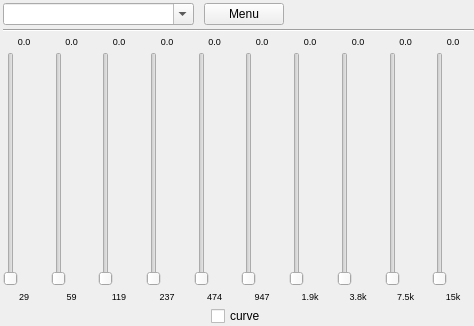
<?xml version="1.0" encoding="UTF-8"?>
<ui version="4.0">
 <class>GUI_Equalizer</class>
 <widget class="PlayerPluginInterface" name="GUI_Equalizer">
  <property name="geometry">
   <rect>
    <x>0</x>
    <y>0</y>
    <width>474</width>
    <height>326</height>
   </rect>
  </property>
  <layout class="QGridLayout" name="gridLayout">
   <property name="leftMargin">
    <number>3</number>
   </property>
   <property name="topMargin">
    <number>3</number>
   </property>
   <property name="rightMargin">
    <number>0</number>
   </property>
   <property name="bottomMargin">
    <number>0</number>
   </property>
   <property name="verticalSpacing">
    <number>4</number>
   </property>
   <item row="2" column="9">
    <layout class="QVBoxLayout" name="verticalLayout_10">
     <property name="spacing">
      <number>5</number>
     </property>
     <item>
      <widget class="QLabel" name="label_10">
       <property name="sizePolicy">
        <sizepolicy hsizetype="MinimumExpanding" vsizetype="Preferred">
         <horstretch>0</horstretch>
         <verstretch>0</verstretch>
        </sizepolicy>
       </property>
       <property name="font">
        <font>
         <pointsize>7</pointsize>
        </font>
       </property>
       <property name="focusPolicy">
        <enum>Qt::StrongFocus</enum>
       </property>
       <property name="layoutDirection">
        <enum>Qt::LeftToRight</enum>
       </property>
       <property name="text">
        <string notr="true">0.0</string>
       </property>
       <property name="alignment">
        <set>Qt::AlignCenter</set>
       </property>
      </widget>
     </item>
     <item>
      <widget class="EqSlider" name="sli_9">
       <property name="layoutDirection">
        <enum>Qt::LeftToRight</enum>
       </property>
       <property name="orientation">
        <enum>Qt::Vertical</enum>
       </property>
      </widget>
     </item>
     <item>
      <widget class="QLabel" name="label_20">
       <property name="sizePolicy">
        <sizepolicy hsizetype="MinimumExpanding" vsizetype="Preferred">
         <horstretch>0</horstretch>
         <verstretch>0</verstretch>
        </sizepolicy>
       </property>
       <property name="font">
        <font>
         <pointsize>7</pointsize>
        </font>
       </property>
       <property name="focusPolicy">
        <enum>Qt::StrongFocus</enum>
       </property>
       <property name="text">
        <string notr="true">15k</string>
       </property>
       <property name="alignment">
        <set>Qt::AlignCenter</set>
       </property>
      </widget>
     </item>
    </layout>
   </item>
   <item row="2" column="3">
    <layout class="QVBoxLayout" name="verticalLayout_4">
     <property name="spacing">
      <number>5</number>
     </property>
     <item>
      <widget class="QLabel" name="label_4">
       <property name="sizePolicy">
        <sizepolicy hsizetype="MinimumExpanding" vsizetype="Preferred">
         <horstretch>0</horstretch>
         <verstretch>0</verstretch>
        </sizepolicy>
       </property>
       <property name="font">
        <font>
         <pointsize>7</pointsize>
        </font>
       </property>
       <property name="focusPolicy">
        <enum>Qt::StrongFocus</enum>
       </property>
       <property name="layoutDirection">
        <enum>Qt::LeftToRight</enum>
       </property>
       <property name="text">
        <string notr="true">0.0</string>
       </property>
       <property name="alignment">
        <set>Qt::AlignCenter</set>
       </property>
      </widget>
     </item>
     <item>
      <widget class="EqSlider" name="sli_3">
       <property name="orientation">
        <enum>Qt::Vertical</enum>
       </property>
      </widget>
     </item>
     <item>
      <widget class="QLabel" name="label_14">
       <property name="sizePolicy">
        <sizepolicy hsizetype="MinimumExpanding" vsizetype="Preferred">
         <horstretch>0</horstretch>
         <verstretch>0</verstretch>
        </sizepolicy>
       </property>
       <property name="font">
        <font>
         <pointsize>7</pointsize>
        </font>
       </property>
       <property name="focusPolicy">
        <enum>Qt::StrongFocus</enum>
       </property>
       <property name="text">
        <string notr="true">237</string>
       </property>
       <property name="alignment">
        <set>Qt::AlignCenter</set>
       </property>
      </widget>
     </item>
    </layout>
   </item>
   <item row="2" column="0">
    <layout class="QVBoxLayout" name="verticalLayout">
     <property name="spacing">
      <number>5</number>
     </property>
     <item>
      <widget class="QLabel" name="label">
       <property name="sizePolicy">
        <sizepolicy hsizetype="MinimumExpanding" vsizetype="Preferred">
         <horstretch>0</horstretch>
         <verstretch>0</verstretch>
        </sizepolicy>
       </property>
       <property name="font">
        <font>
         <pointsize>7</pointsize>
        </font>
       </property>
       <property name="focusPolicy">
        <enum>Qt::StrongFocus</enum>
       </property>
       <property name="layoutDirection">
        <enum>Qt::LeftToRight</enum>
       </property>
       <property name="text">
        <string notr="true">0.0</string>
       </property>
       <property name="alignment">
        <set>Qt::AlignCenter</set>
       </property>
      </widget>
     </item>
     <item>
      <widget class="EqSlider" name="sli_0">
       <property name="orientation">
        <enum>Qt::Vertical</enum>
       </property>
      </widget>
     </item>
     <item>
      <widget class="QLabel" name="label_11">
       <property name="sizePolicy">
        <sizepolicy hsizetype="MinimumExpanding" vsizetype="Preferred">
         <horstretch>0</horstretch>
         <verstretch>0</verstretch>
        </sizepolicy>
       </property>
       <property name="font">
        <font>
         <pointsize>7</pointsize>
        </font>
       </property>
       <property name="focusPolicy">
        <enum>Qt::StrongFocus</enum>
       </property>
       <property name="text">
        <string notr="true">29</string>
       </property>
       <property name="alignment">
        <set>Qt::AlignCenter</set>
       </property>
      </widget>
     </item>
    </layout>
   </item>
   <item row="2" column="2">
    <layout class="QVBoxLayout" name="verticalLayout_3">
     <property name="spacing">
      <number>5</number>
     </property>
     <item>
      <widget class="QLabel" name="label_3">
       <property name="sizePolicy">
        <sizepolicy hsizetype="MinimumExpanding" vsizetype="Preferred">
         <horstretch>0</horstretch>
         <verstretch>0</verstretch>
        </sizepolicy>
       </property>
       <property name="font">
        <font>
         <pointsize>7</pointsize>
        </font>
       </property>
       <property name="focusPolicy">
        <enum>Qt::StrongFocus</enum>
       </property>
       <property name="layoutDirection">
        <enum>Qt::LeftToRight</enum>
       </property>
       <property name="text">
        <string notr="true">0.0</string>
       </property>
       <property name="alignment">
        <set>Qt::AlignCenter</set>
       </property>
      </widget>
     </item>
     <item>
      <widget class="EqSlider" name="sli_2">
       <property name="orientation">
        <enum>Qt::Vertical</enum>
       </property>
      </widget>
     </item>
     <item>
      <widget class="QLabel" name="label_13">
       <property name="sizePolicy">
        <sizepolicy hsizetype="MinimumExpanding" vsizetype="Preferred">
         <horstretch>0</horstretch>
         <verstretch>0</verstretch>
        </sizepolicy>
       </property>
       <property name="font">
        <font>
         <pointsize>7</pointsize>
        </font>
       </property>
       <property name="focusPolicy">
        <enum>Qt::StrongFocus</enum>
       </property>
       <property name="text">
        <string notr="true">119</string>
       </property>
       <property name="alignment">
        <set>Qt::AlignCenter</set>
       </property>
      </widget>
     </item>
    </layout>
   </item>
   <item row="2" column="7">
    <layout class="QVBoxLayout" name="verticalLayout_8">
     <property name="spacing">
      <number>5</number>
     </property>
     <item>
      <widget class="QLabel" name="label_8">
       <property name="sizePolicy">
        <sizepolicy hsizetype="MinimumExpanding" vsizetype="Preferred">
         <horstretch>0</horstretch>
         <verstretch>0</verstretch>
        </sizepolicy>
       </property>
       <property name="font">
        <font>
         <pointsize>7</pointsize>
        </font>
       </property>
       <property name="focusPolicy">
        <enum>Qt::StrongFocus</enum>
       </property>
       <property name="layoutDirection">
        <enum>Qt::LeftToRight</enum>
       </property>
       <property name="text">
        <string notr="true">0.0</string>
       </property>
       <property name="alignment">
        <set>Qt::AlignCenter</set>
       </property>
      </widget>
     </item>
     <item>
      <widget class="EqSlider" name="sli_7">
       <property name="orientation">
        <enum>Qt::Vertical</enum>
       </property>
      </widget>
     </item>
     <item>
      <widget class="QLabel" name="label_18">
       <property name="sizePolicy">
        <sizepolicy hsizetype="MinimumExpanding" vsizetype="Preferred">
         <horstretch>0</horstretch>
         <verstretch>0</verstretch>
        </sizepolicy>
       </property>
       <property name="font">
        <font>
         <pointsize>7</pointsize>
        </font>
       </property>
       <property name="focusPolicy">
        <enum>Qt::StrongFocus</enum>
       </property>
       <property name="text">
        <string notr="true">3.8k</string>
       </property>
       <property name="alignment">
        <set>Qt::AlignCenter</set>
       </property>
      </widget>
     </item>
    </layout>
   </item>
   <item row="3" column="0" colspan="10">
    <layout class="QHBoxLayout" name="horizontalLayout_2">
     <property name="spacing">
      <number>5</number>
     </property>
     <item>
      <spacer name="horizontalSpacer_2">
       <property name="orientation">
        <enum>Qt::Horizontal</enum>
       </property>
       <property name="sizeHint" stdset="0">
        <size>
         <width>40</width>
         <height>20</height>
        </size>
       </property>
      </spacer>
     </item>
     <item>
      <widget class="QCheckBox" name="cb_gauss">
       <property name="text">
        <string>curve</string>
       </property>
      </widget>
     </item>
     <item>
      <spacer name="horizontalSpacer_3">
       <property name="orientation">
        <enum>Qt::Horizontal</enum>
       </property>
       <property name="sizeHint" stdset="0">
        <size>
         <width>40</width>
         <height>20</height>
        </size>
       </property>
      </spacer>
     </item>
    </layout>
   </item>
   <item row="1" column="0" colspan="10">
    <widget class="Line" name="line_2">
     <property name="orientation">
      <enum>Qt::Horizontal</enum>
     </property>
    </widget>
   </item>
   <item row="2" column="5">
    <layout class="QVBoxLayout" name="verticalLayout_6">
     <property name="spacing">
      <number>5</number>
     </property>
     <item>
      <widget class="QLabel" name="label_6">
       <property name="sizePolicy">
        <sizepolicy hsizetype="MinimumExpanding" vsizetype="Preferred">
         <horstretch>0</horstretch>
         <verstretch>0</verstretch>
        </sizepolicy>
       </property>
       <property name="font">
        <font>
         <pointsize>7</pointsize>
        </font>
       </property>
       <property name="focusPolicy">
        <enum>Qt::StrongFocus</enum>
       </property>
       <property name="layoutDirection">
        <enum>Qt::LeftToRight</enum>
       </property>
       <property name="text">
        <string notr="true">0.0</string>
       </property>
       <property name="alignment">
        <set>Qt::AlignCenter</set>
       </property>
      </widget>
     </item>
     <item>
      <widget class="EqSlider" name="sli_5">
       <property name="orientation">
        <enum>Qt::Vertical</enum>
       </property>
      </widget>
     </item>
     <item>
      <widget class="QLabel" name="label_16">
       <property name="sizePolicy">
        <sizepolicy hsizetype="MinimumExpanding" vsizetype="Preferred">
         <horstretch>0</horstretch>
         <verstretch>0</verstretch>
        </sizepolicy>
       </property>
       <property name="font">
        <font>
         <pointsize>7</pointsize>
        </font>
       </property>
       <property name="focusPolicy">
        <enum>Qt::StrongFocus</enum>
       </property>
       <property name="text">
        <string notr="true">947</string>
       </property>
       <property name="alignment">
        <set>Qt::AlignCenter</set>
       </property>
      </widget>
     </item>
    </layout>
   </item>
   <item row="2" column="6">
    <layout class="QVBoxLayout" name="verticalLayout_7">
     <property name="spacing">
      <number>5</number>
     </property>
     <item>
      <widget class="QLabel" name="label_7">
       <property name="sizePolicy">
        <sizepolicy hsizetype="MinimumExpanding" vsizetype="Preferred">
         <horstretch>0</horstretch>
         <verstretch>0</verstretch>
        </sizepolicy>
       </property>
       <property name="font">
        <font>
         <pointsize>7</pointsize>
        </font>
       </property>
       <property name="focusPolicy">
        <enum>Qt::StrongFocus</enum>
       </property>
       <property name="layoutDirection">
        <enum>Qt::LeftToRight</enum>
       </property>
       <property name="text">
        <string notr="true">0.0</string>
       </property>
       <property name="alignment">
        <set>Qt::AlignCenter</set>
       </property>
      </widget>
     </item>
     <item>
      <widget class="EqSlider" name="sli_6">
       <property name="orientation">
        <enum>Qt::Vertical</enum>
       </property>
      </widget>
     </item>
     <item>
      <widget class="QLabel" name="label_17">
       <property name="sizePolicy">
        <sizepolicy hsizetype="MinimumExpanding" vsizetype="Preferred">
         <horstretch>0</horstretch>
         <verstretch>0</verstretch>
        </sizepolicy>
       </property>
       <property name="font">
        <font>
         <pointsize>7</pointsize>
        </font>
       </property>
       <property name="focusPolicy">
        <enum>Qt::StrongFocus</enum>
       </property>
       <property name="text">
        <string notr="true">1.9k</string>
       </property>
       <property name="alignment">
        <set>Qt::AlignCenter</set>
       </property>
      </widget>
     </item>
    </layout>
   </item>
   <item row="2" column="1">
    <layout class="QVBoxLayout" name="verticalLayout_2">
     <property name="spacing">
      <number>5</number>
     </property>
     <item>
      <widget class="QLabel" name="label_2">
       <property name="sizePolicy">
        <sizepolicy hsizetype="MinimumExpanding" vsizetype="Preferred">
         <horstretch>0</horstretch>
         <verstretch>0</verstretch>
        </sizepolicy>
       </property>
       <property name="font">
        <font>
         <pointsize>7</pointsize>
        </font>
       </property>
       <property name="focusPolicy">
        <enum>Qt::StrongFocus</enum>
       </property>
       <property name="layoutDirection">
        <enum>Qt::LeftToRight</enum>
       </property>
       <property name="text">
        <string notr="true">0.0</string>
       </property>
       <property name="alignment">
        <set>Qt::AlignCenter</set>
       </property>
      </widget>
     </item>
     <item>
      <widget class="EqSlider" name="sli_1">
       <property name="pageStep">
        <number>1</number>
       </property>
       <property name="orientation">
        <enum>Qt::Vertical</enum>
       </property>
      </widget>
     </item>
     <item>
      <widget class="QLabel" name="label_12">
       <property name="sizePolicy">
        <sizepolicy hsizetype="MinimumExpanding" vsizetype="Preferred">
         <horstretch>0</horstretch>
         <verstretch>0</verstretch>
        </sizepolicy>
       </property>
       <property name="font">
        <font>
         <pointsize>7</pointsize>
        </font>
       </property>
       <property name="focusPolicy">
        <enum>Qt::StrongFocus</enum>
       </property>
       <property name="text">
        <string notr="true">59</string>
       </property>
       <property name="alignment">
        <set>Qt::AlignCenter</set>
       </property>
      </widget>
     </item>
    </layout>
   </item>
   <item row="2" column="4">
    <layout class="QVBoxLayout" name="verticalLayout_5">
     <property name="spacing">
      <number>5</number>
     </property>
     <item>
      <widget class="QLabel" name="label_5">
       <property name="sizePolicy">
        <sizepolicy hsizetype="MinimumExpanding" vsizetype="Preferred">
         <horstretch>0</horstretch>
         <verstretch>0</verstretch>
        </sizepolicy>
       </property>
       <property name="font">
        <font>
         <pointsize>7</pointsize>
        </font>
       </property>
       <property name="focusPolicy">
        <enum>Qt::StrongFocus</enum>
       </property>
       <property name="layoutDirection">
        <enum>Qt::LeftToRight</enum>
       </property>
       <property name="text">
        <string notr="true">0.0</string>
       </property>
       <property name="alignment">
        <set>Qt::AlignCenter</set>
       </property>
      </widget>
     </item>
     <item>
      <widget class="EqSlider" name="sli_4">
       <property name="orientation">
        <enum>Qt::Vertical</enum>
       </property>
      </widget>
     </item>
     <item>
      <widget class="QLabel" name="label_15">
       <property name="sizePolicy">
        <sizepolicy hsizetype="MinimumExpanding" vsizetype="Preferred">
         <horstretch>0</horstretch>
         <verstretch>0</verstretch>
        </sizepolicy>
       </property>
       <property name="font">
        <font>
         <pointsize>7</pointsize>
        </font>
       </property>
       <property name="focusPolicy">
        <enum>Qt::StrongFocus</enum>
       </property>
       <property name="text">
        <string notr="true">474</string>
       </property>
       <property name="alignment">
        <set>Qt::AlignCenter</set>
       </property>
      </widget>
     </item>
    </layout>
   </item>
   <item row="2" column="8">
    <layout class="QVBoxLayout" name="verticalLayout_9">
     <property name="spacing">
      <number>5</number>
     </property>
     <item>
      <widget class="QLabel" name="label_9">
       <property name="sizePolicy">
        <sizepolicy hsizetype="MinimumExpanding" vsizetype="Preferred">
         <horstretch>0</horstretch>
         <verstretch>0</verstretch>
        </sizepolicy>
       </property>
       <property name="font">
        <font>
         <pointsize>7</pointsize>
        </font>
       </property>
       <property name="focusPolicy">
        <enum>Qt::StrongFocus</enum>
       </property>
       <property name="layoutDirection">
        <enum>Qt::LeftToRight</enum>
       </property>
       <property name="text">
        <string notr="true">0.0</string>
       </property>
       <property name="alignment">
        <set>Qt::AlignCenter</set>
       </property>
      </widget>
     </item>
     <item>
      <widget class="EqSlider" name="sli_8">
       <property name="orientation">
        <enum>Qt::Vertical</enum>
       </property>
      </widget>
     </item>
     <item>
      <widget class="QLabel" name="label_19">
       <property name="sizePolicy">
        <sizepolicy hsizetype="MinimumExpanding" vsizetype="Preferred">
         <horstretch>0</horstretch>
         <verstretch>0</verstretch>
        </sizepolicy>
       </property>
       <property name="font">
        <font>
         <pointsize>7</pointsize>
        </font>
       </property>
       <property name="focusPolicy">
        <enum>Qt::StrongFocus</enum>
       </property>
       <property name="text">
        <string notr="true">7.5k</string>
       </property>
       <property name="alignment">
        <set>Qt::AlignCenter</set>
       </property>
      </widget>
     </item>
    </layout>
   </item>
   <item row="0" column="0" colspan="10">
    <layout class="QHBoxLayout" name="horizontalLayout">
     <property name="spacing">
      <number>10</number>
     </property>
     <item>
      <widget class="QComboBox" name="combo_presets">
       <property name="sizePolicy">
        <sizepolicy hsizetype="Expanding" vsizetype="Fixed">
         <horstretch>0</horstretch>
         <verstretch>0</verstretch>
        </sizepolicy>
       </property>
       <property name="focusPolicy">
        <enum>Qt::ClickFocus</enum>
       </property>
       <property name="editable">
        <bool>true</bool>
       </property>
      </widget>
     </item>
     <item>
      <widget class="MenuToolButton" name="btn_tool">
       <property name="text">
        <string>Menu</string>
       </property>
      </widget>
     </item>
     <item>
      <spacer name="horizontalSpacer">
       <property name="orientation">
        <enum>Qt::Horizontal</enum>
       </property>
       <property name="sizeHint" stdset="0">
        <size>
         <width>40</width>
         <height>20</height>
        </size>
       </property>
      </spacer>
     </item>
    </layout>
   </item>
  </layout>
 </widget>
 <customwidgets>
  <customwidget>
   <class>MenuToolButton</class>
   <extends>QPushButton</extends>
   <header location="global">GUI/Helper/MenuTool/MenuTool.h</header>
  </customwidget>
  <customwidget>
   <class>PlayerPluginInterface</class>
   <extends>QWidget</extends>
   <header>Interfaces/PlayerPlugin/PlayerPlugin.h</header>
   <container>1</container>
  </customwidget>
  <customwidget>
   <class>EqSlider</class>
   <extends>QSlider</extends>
   <header>GUI/Plugins/Equalizer/EqSlider.h</header>
  </customwidget>
 </customwidgets>
 <tabstops>
  <tabstop>btn_tool</tabstop>
  <tabstop>sli_0</tabstop>
  <tabstop>sli_1</tabstop>
  <tabstop>sli_2</tabstop>
  <tabstop>sli_3</tabstop>
  <tabstop>sli_4</tabstop>
  <tabstop>sli_5</tabstop>
  <tabstop>sli_6</tabstop>
  <tabstop>sli_7</tabstop>
  <tabstop>sli_8</tabstop>
  <tabstop>sli_9</tabstop>
  <tabstop>cb_gauss</tabstop>
  <tabstop>label_10</tabstop>
  <tabstop>label_18</tabstop>
  <tabstop>label_20</tabstop>
  <tabstop>label_6</tabstop>
  <tabstop>label_14</tabstop>
  <tabstop>label_16</tabstop>
  <tabstop>label_7</tabstop>
  <tabstop>label</tabstop>
  <tabstop>label_17</tabstop>
  <tabstop>label_2</tabstop>
  <tabstop>label_3</tabstop>
  <tabstop>label_12</tabstop>
  <tabstop>label_5</tabstop>
  <tabstop>label_4</tabstop>
  <tabstop>label_15</tabstop>
  <tabstop>label_9</tabstop>
  <tabstop>label_19</tabstop>
  <tabstop>label_13</tabstop>
  <tabstop>label_11</tabstop>
  <tabstop>label_8</tabstop>
 </tabstops>
 <resources/>
 <connections/>
</ui>
